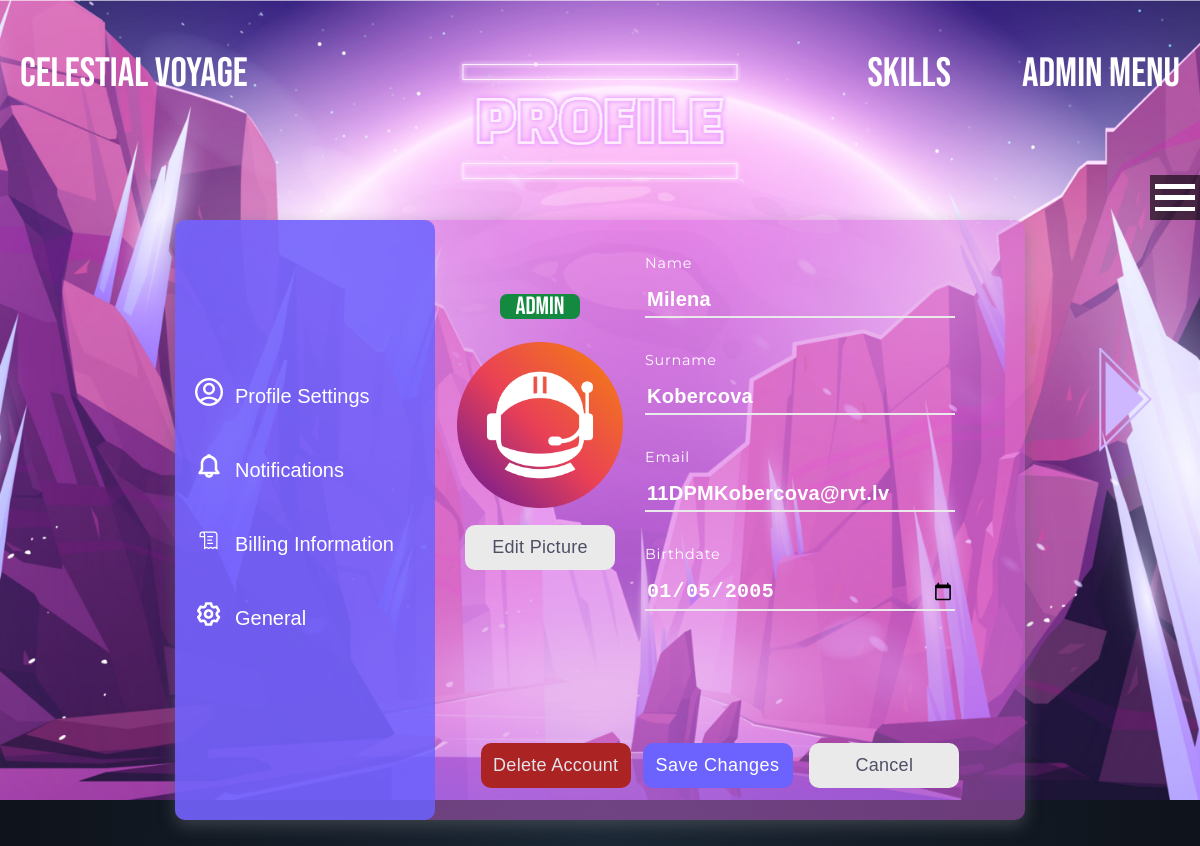
The app's page /php/admin-menu/manage-users/index.php (signed in) with its own data.
### tables this page shows
CREATE TABLE IF NOT EXISTS `users` (
  `ID_users` int NOT NULL AUTO_INCREMENT,
  `Name` varchar(50) NOT NULL,
  `Surname` varchar(50) NOT NULL,
  `Email` varchar(50) NOT NULL,
  `Birthdate` date NOT NULL,
  `Password` varchar(50) NOT NULL,
  `Avatar` blob,
  `Admin` int NOT NULL DEFAULT '0',
  PRIMARY KEY (`ID_users`) USING BTREE
);

### php/admin-menu/manage-users/manage-users.php (called while the page is built, shortened)
<?php
require_once $_SERVER['DOCUMENT_ROOT'] . '/php/db.php';
$current_user_id = $_SESSION['user_id'];
$user_id = isset($_GET['id']) ? intval($_GET['id']) : $current_user_id;
if ($_SERVER['REQUEST_METHOD'] === 'POST') {
    $user_id = intval($_POST['user_id']);
    $name = trim($_POST['Name']);
    $surname = trim($_POST['Surname']);
    $email = trim($_POST['Email']);
    $birthdate = $_POST['Birthdate'];
    $avatar = $_FILES['Avatar'];
    $email_pattern = '/^[_a-z0-9.-]+@([a-z0-9-]+\.)+[a-z]{2,}$/i';
    $name_pattern = '/^[a-zA-Z\s]+$/';
    $avatar_pattern = '/\.(jpg|jpeg|png)$/i';
    if (empty($name) || empty($surname) || empty($email) || empty($birthdate)) {
        echo json_encode(["status" => "error", "message" => "Fill all fields"]);
        exit();
    }
    if (ctype_space($name) || ctype_space($surname)) {
        echo json_encode(["status" => "error", "message" => "Name and Surname cannot contain only spaces."]);
        exit();
    }
    if (!preg_match($email_pattern, $email)) {
        echo json_encode(["status" => "error", "message" => "Invalid Email format."]);
        exit();
    }
    if (!preg_match($name_pattern, $name) || !preg_match($name_pattern, $surname)) {
        echo json_encode(["status" => "error", "message" => "Name and Surname must contain only latin letters and spaces."]);
        exit();
    }
    if (strtotime($birthdate) > time()) {
        echo json_encode(["status" => "error", "message" => "Birthdate cannot be a future date."]);
        exit();
    }
    if (calculate_age($birthdate) > 99) {
        echo json_encode(["status" => "error", "message" => "Age cannot be more than 99 years."]);
        exit();
    }
    if (!empty($avatar['name']) && !preg_match($avatar_pattern, $avatar['name'])) {
        echo json_encode(["status" => "error", "message" => "Avatar must be an image file (jpg, jpeg, png)."]);
        exit();
    }
    $sql = "SELECT Email FROM users WHERE ID_users = ?";
    $stmt = $conn->prepare($sql);
    $stmt->bind_param("i", $user_id);
    $stmt->execute();
    $result = $stmt->get_result();
    $current_user_email = $result->fetch_assoc()['Email'];
    if ($email !== $current_user_email) {
        $email_check_sql = "SELECT * FROM users WHERE Email = ?";
        $email_check_stmt = $conn->prepare($email_check_sql);
        $email_check_stmt->bind_param("s", $email);
        $email_check_stmt->execute();
        $email_check_result = $email_check_stmt->get_result();
        if ($email_check_result->num_rows > 0) {
            echo json_encode(["status" => "error", "message" => "An account with this email already exists."]);
            exit();
        }
    }
    $update_sql = "UPDATE users SET Name = ?, Surname = ?, Email = ?, Birthdate = ? WHERE ID_users = ?";
    $update_stmt = $conn->prepare($update_sql);
    $update_stmt->bind_param("ssssi", $name, $surname, $email, $birthdate, $user_id);
    if ($update_stmt->execute()) {
        if (!empty($avatar['name'])) {
            $uploadDir = '/img/profile/avatars-profile/';
            if (!is_dir($uploadDir)) {
                mkdir($uploadDir, 0777, true);
            }
            $avatar_path = $uploadDir . basename($avatar['name']);
            if (move_uploaded_file($avatar['tmp_name'], $avatar_path)) {
                $avatar_sql = "UPDATE users SET Avatar = ? WHERE ID_users = ?";
                $avatar_stmt = $conn->prepare($avatar_sql);
                $avatar_stmt->bind_param("si", $avatar_path, $user_id);
                $avatar_stmt->execute();
                echo json_encode(["status" => "success", "message" => "Profile updated successfully!", "avatar" => $avatar_path]);
                exit();
            } else {
                echo json_encode(["status" => "error", "message" => "Failed to upload avatar."]);
                exit();
            }
        }
        echo json_encode(["status" => "success", "message" => "Profile updated successfully!"]);
        exit();
    } else {
        echo json_encode(["status" => "error", "message" => "Error updating profile."]);
        exit();
    }
} else {
    $sql = "SELECT * FROM users WHERE ID_users = ?";
    $stmt = $conn->prepare($sql);
    $stmt->bind_param("i", $user_id);
    $stmt->execute();
    $result = $stmt->get_result();
    if ($result->num_rows > 0) {
        $user = $result->fetch_assoc();
        $isAdmin = $user['Admin'];
    } else {
        echo "User not found.";
        exit();
    }
    $next_sql = "SELECT ID_users FROM users WHERE ID_users > ? AND ID_users != ? ORDER BY ID_users ASC LIMIT 1";
    $next_stmt = $conn->prepare($next_sql);
    $next_stmt->bind_param("ii", $user_id, $current_user_id);
    $next_stmt->execute();
    $next_result = $next_stmt->get_result();
    $nextUser = $next_result->fetch_assoc();
}
?>

### php/admin-menu/manage-users/index.php (the view, shortened to what this page needs)
<?php include 'manage-users.php'; ?>
<!DOCTYPE html>
<html lang="en">
<head>
    <link rel="stylesheet" href="/css/reset.css">
    <link rel="stylesheet" href="/css/style.css">
    <link rel="stylesheet" href="/css/transitions.css">
</head>
<body>
    <header class="header">
        <div class="wrapper">
            <div class="header_wrapper">
                <div class="header_logo">
                    <a href="/html/main.html" class="header_logo">Celestial Voyage</a>
                </div>
                <nav class="header_nav">
                    <ul class="header_list">
                        <li class="header_item">
                            <a href="/html/skills.html" class="header_link">Skills</a>
                        </li>
                        <li class="header_item">
                            <a href="/php/admin-menu/admin-menu.php" class="header_link">Admin menu</a>
                        </li>
                    </ul>
                </nav>
            </div>
        </div>
    </header>
    <main>
        <section class="calendars12-intro">
            <nav class="side-nav" style="height: 435px;" id="menuToggle">
                <a id="menuToggle">
                    <span class="navClosed"></span>
                </a>
            </nav>
            <div class="navigation-buttons">
                <?php if ($nextUser): ?>
                    <a href="index.php?id=<?php echo $nextUser['ID_users']; ?>&filter=<?php echo $filter; ?>">
                        <img src="/img/svg/arrow-right.svg" alt="Next" class="next-button">
                    </a>
                <?php else: ?>
                    <div style="visibility: hidden;"></div>
                <?php endif; ?>
            </div>
            <img src="/img/svg/profiles-logo.svg" alt="profile" class="profile-logo">
            <div class="wrapper-profile" style="position: relative; top: 115px;">
                <div class="left">
                    <ul>
                        <li>
                            <img class="icon" src="/img/profile/icons-profile/profile-profile.png" alt="">
                            <button class="profile">Profile Settings</button>
                        </li>
                        <li>
                            <img class="icon" src="/img/profile/icons-profile/profile-notification.png" alt="">
                            <button class="list_item">Notifications</button>
                        </li>
                        <li>
                            <img class="icon" src="/img/profile/icons-profile/profile-description.png" alt="">
                            <button class="list_item">Billing Information</button>
                        </li>
                        <li>
                            <img class="icon" src="/img/profile/icons-profile/profile-settings.png" alt="">
                            <button class="list_item">General</button>
                        </li>
                    </ul>
                </div>
                <div class="right">
                    <img class="avatar" src="<?php echo $user['Avatar'] ? $user['Avatar'] : '/img/profile/avatars-profile/astronaut.png'; ?>" alt="">
                    <form action="manage-users.php" method="post" enctype="multipart/form-data">
                        <button class="button_avatar" id="editAvatarButton" type="button">Edit Picture</button>
                        <div class="form">
                            <div class="field">
                                <label for="name">Name</label>
                                <input class="full_name" type="text" name="Name" maxlength="50" value="<?php echo $user['Name']; ?>">
                            </div>
                            <div class="field">
                                <label for="surname">Surname</label>
                                <input class="full_name" type="text" name="Surname" maxlength="50" value="<?php echo $user['Surname']; ?>">
                            </div>
                            <div class="field">
                                <label for="email">Email</label>
                                <input class="full_name" type="email" name="Email" maxlength="50" value="<?php echo $user['Email']; ?>">
                            </div>
                            <div class="field">
                                <label for="birthdate">Birthdate</label>
                                <input class="full_name" type="date" name="Birthdate" style="margin-bottom: 97px" value="<?php echo $user['Birthdate']; ?>">
                            </div>
                        </div>
                        <div class="bottom">
                            <button class="button_middle" id="deleteAccountButton" type="cancel" name="button">Delete Account</button>
                            <button class="button_left" id="saveChangesButton" type="submit">Save Changes</button>
                            <button class="button_right" id="cancelButton" type="button">Cancel</button>
                        </div>
                    </form>
                    <?php if ($isAdmin == 1): ?>
                        <div class="profil user_status" name="Admin">Admin</div>
                    <?php endif; ?>
                </div>
            </div>
        </section>
    </main>
</body>
</html>

### css/transitions.css (style rules this page uses)
.header_item, .header_logo { transition: transform 0.3s ease; }
.open-button, .submit-request-bar, .skills-button, .container, .prev-button, .next-button, .submit-comment, .delete-button, .analytics-logo { animation: fadeIn 3s forwards; }
.main-image, .press-button, .contact-logo, .skills-logo, .skills-name, .login-logo, .profile-logo, .cosmic-clasroom-logo, .planets-logo, .stellars-logo, .calendars-logo, .comments-logo, .admin-logo, .manage-objects-logo { opacity: 0; transform: translateY(10px) translateX(-50%); animation: fadeInUp 1s forwards ease, slideInCenter 1s forwards ease; left: 50%; }
.profile-logo { animation-delay: 0.2s; }
.header_link, .main-name, .planet-stat, .stellar-stat { transition: opacity 0.4s ease; }
.side-nav #menuToggle span:before, .side-nav #menuToggle span:after { background: rgb(255, 255, 255); content: ''; display: block; height: 100%; position: absolute; top: -250%; transform: rotate(0deg); width: 100%; }
.side-nav #menuToggle span:after { top: 250%; }
.side-nav #menuToggle .navClosed { transition: background 0.1s linear; }
.side-nav #menuToggle .navClosed:before, .side-nav #menuToggle .navClosed:after { transition: top 0.2s linear 0.1s, transform 0.2s linear 0.1s; }

### records on screen
users: Avatar (picture), Name "Milena", Surname "Kobercova", Email "11DPMKobercova@rvt.lv", Birthdate "01/05/2005"
